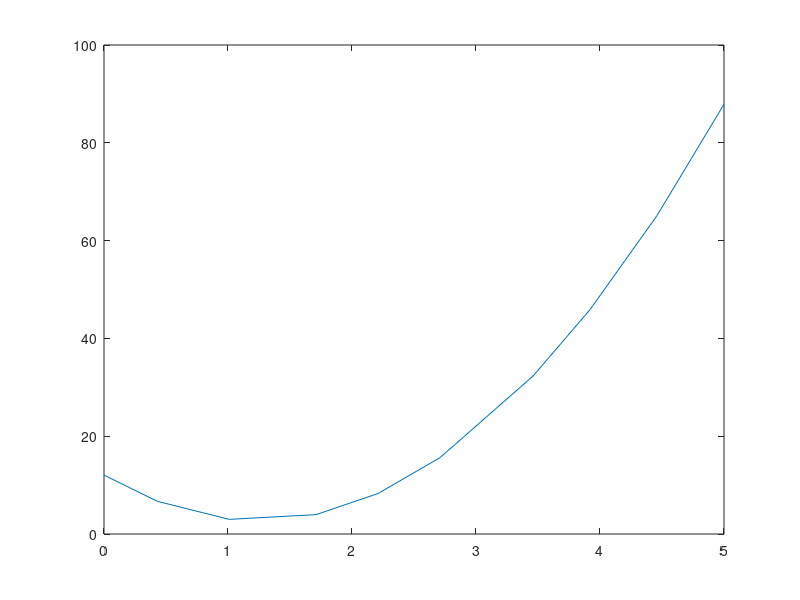
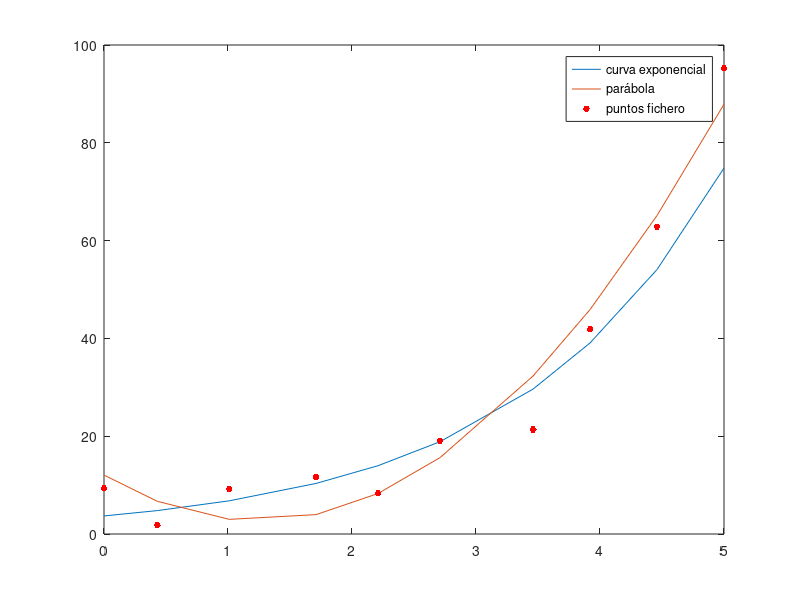

These figures' MATLAB source, in order:
function ApellidosNombreScript3
M=load('Datos.dat');
close all
% Apartado (a)
%figure(1)
t=M(:,1);
y=M(:,2);
coef=polyfit(t,log(y),1);
a=coef(1);
b=coef(2);
c= @(t) exp(b)*exp(a*t);
ct=c(t);
plot(t,ct)
shg
pause

%Apartado (b)
figure(1)
coef2=polyfit(t,y,2);
pz2=polyval(coef2,t);
fprintf('La parabola es y = %6.4f x^2 + %6.4f x+ %6.4f \n', ...
    coef2(1),coef2(2),coef2(3))
figure(1)
plot(t,pz2) %Para ver esta gráfica pulsa el espacio una vez vista la gráfica
% del apartado (a)
shg 
pause

%Apartado (c) Hay que volver a pulsar espacio.
if norm(ct-y)<norm(pz2-y)
    disp('c(t) tiene una mejor aproximación')
else disp('pz2 tiene una mejor aproximación')
end

%Apartado(d)
figure(2)
plot(t,ct,t,pz2)
hold on
plot(t,y,'.r','MarkerSize',15)
legend('curva exponencial','parábola','puntos fichero','Location','best')
shg
pause

%Apartado(e)
pz3= @(t) polyval(coef2,t);
h= @(t) c(t)-pz3(t);
habs=@(t) abs(h(t));
c1=fzero(h,0.5);
c2=fzero(h,3.45);
disp('El área de la región delimitada por la curva y la parábola es:')
disp(integral(habs,0,5))
disp('El área de la región delimitada por la curva y la parábola es con p.cortes:')
disp(-integral(h,0,c1)+integral(h,c1,c2)-integral(h,c2,5))
